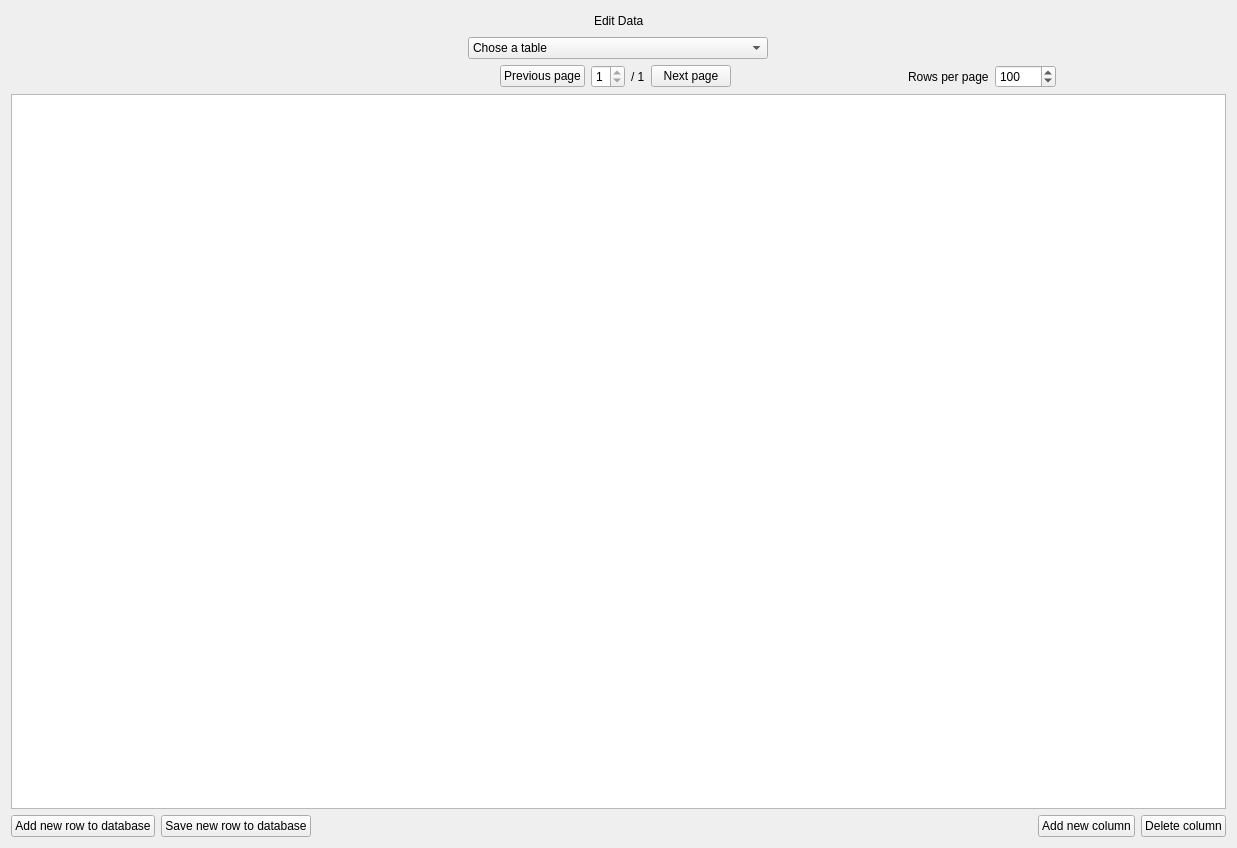
<?xml version="1.0" encoding="UTF-8"?>
<ui version="4.0">
 <class>Form</class>
 <widget class="QWidget" name="Form">
  <property name="geometry">
   <rect>
    <x>0</x>
    <y>0</y>
    <width>1237</width>
    <height>848</height>
   </rect>
  </property>
  <property name="windowTitle">
   <string>Form</string>
  </property>
  <layout class="QVBoxLayout" name="verticalLayout">
   <item>
    <layout class="QHBoxLayout" name="horizontalLayout_2">
     <item>
      <spacer name="horizontalSpacer_2">
       <property name="orientation">
        <enum>Qt::Horizontal</enum>
       </property>
       <property name="sizeHint" stdset="0">
        <size>
         <width>40</width>
         <height>20</height>
        </size>
       </property>
      </spacer>
     </item>
     <item>
      <widget class="QLabel" name="label_Headder">
       <property name="text">
        <string>Edit Data</string>
       </property>
      </widget>
     </item>
     <item>
      <spacer name="horizontalSpacer_3">
       <property name="orientation">
        <enum>Qt::Horizontal</enum>
       </property>
       <property name="sizeHint" stdset="0">
        <size>
         <width>40</width>
         <height>20</height>
        </size>
       </property>
      </spacer>
     </item>
    </layout>
   </item>
   <item>
    <layout class="QHBoxLayout" name="horizontalLayout_3">
     <item>
      <widget class="QComboBox" name="cb_SqlTables">
       <property name="maximumSize">
        <size>
         <width>300</width>
         <height>16777215</height>
        </size>
       </property>
       <item>
        <property name="text">
         <string>Chose a table</string>
        </property>
       </item>
      </widget>
     </item>
    </layout>
   </item>
   <item>
    <layout class="QHBoxLayout" name="horizontalLayout_4">
     <property name="topMargin">
      <number>0</number>
     </property>
     <item>
      <spacer name="horizontalSpacer_4">
       <property name="orientation">
        <enum>Qt::Horizontal</enum>
       </property>
       <property name="sizeHint" stdset="0">
        <size>
         <width>40</width>
         <height>20</height>
        </size>
       </property>
      </spacer>
     </item>
     <item>
      <widget class="QPushButton" name="pb_PreviousPage">
       <property name="text">
        <string>Previous page</string>
       </property>
      </widget>
     </item>
     <item>
      <widget class="QSpinBox" name="sb_CurrentPage">
       <property name="minimum">
        <number>1</number>
       </property>
       <property name="maximum">
        <number>1</number>
       </property>
      </widget>
     </item>
     <item>
      <widget class="QLabel" name="label_MaxNumberOfPages">
       <property name="text">
        <string>/ 1</string>
       </property>
      </widget>
     </item>
     <item>
      <widget class="QPushButton" name="pb_NextPage">
       <property name="text">
        <string>Next page</string>
       </property>
      </widget>
     </item>
     <item>
      <layout class="QHBoxLayout" name="horizontalLayout_5">
       <property name="leftMargin">
        <number>0</number>
       </property>
       <item>
        <spacer name="horizontalSpacer_6">
         <property name="orientation">
          <enum>Qt::Horizontal</enum>
         </property>
         <property name="sizeHint" stdset="0">
          <size>
           <width>40</width>
           <height>20</height>
          </size>
         </property>
        </spacer>
       </item>
       <item>
        <widget class="QLabel" name="label_RowsPerPage">
         <property name="text">
          <string>Rows per page</string>
         </property>
        </widget>
       </item>
       <item>
        <widget class="QSpinBox" name="sb_RowsPerPage">
         <property name="minimum">
          <number>1</number>
         </property>
         <property name="maximum">
          <number>10000</number>
         </property>
         <property name="value">
          <number>100</number>
         </property>
        </widget>
       </item>
       <item>
        <spacer name="horizontalSpacer_5">
         <property name="orientation">
          <enum>Qt::Horizontal</enum>
         </property>
         <property name="sizeHint" stdset="0">
          <size>
           <width>40</width>
           <height>20</height>
          </size>
         </property>
        </spacer>
       </item>
      </layout>
     </item>
    </layout>
   </item>
   <item>
    <widget class="QTableWidget" name="tw_DataToInsert"/>
   </item>
   <item>
    <layout class="QHBoxLayout" name="horizontalLayout">
     <item>
      <widget class="QPushButton" name="pb_AddRow">
       <property name="text">
        <string>Add new row to database</string>
       </property>
      </widget>
     </item>
     <item>
      <widget class="QPushButton" name="pb_SaveRow">
       <property name="text">
        <string>Save new row to database</string>
       </property>
      </widget>
     </item>
     <item>
      <spacer name="horizontalSpacer">
       <property name="orientation">
        <enum>Qt::Horizontal</enum>
       </property>
       <property name="sizeHint" stdset="0">
        <size>
         <width>40</width>
         <height>20</height>
        </size>
       </property>
      </spacer>
     </item>
     <item>
      <widget class="QPushButton" name="pb_AddNewColumn">
       <property name="text">
        <string>Add new column</string>
       </property>
      </widget>
     </item>
     <item>
      <widget class="QPushButton" name="pb_DeleteColumn">
       <property name="text">
        <string>Delete column</string>
       </property>
      </widget>
     </item>
    </layout>
   </item>
  </layout>
 </widget>
 <resources/>
 <connections/>
</ui>
